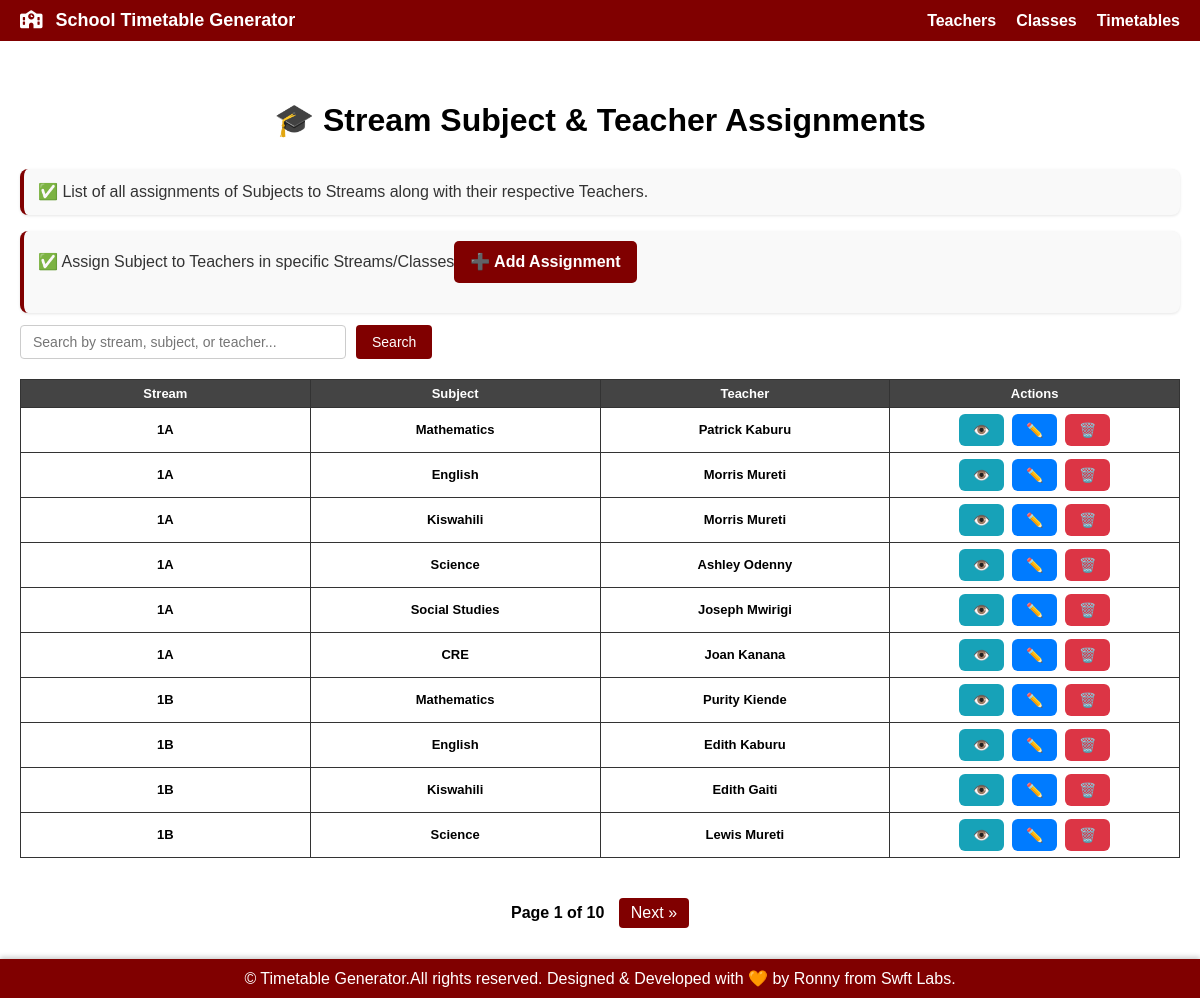
/assignments/, run on the app's committed database.
### timetables/models.py (models this page shows, shortened)
class StreamSubjectTeacher(models.Model):
    stream = models.ForeignKey(Stream, on_delete=models.CASCADE)
    subject = models.ForeignKey(Subject, on_delete=models.CASCADE)
    teacher = models.ForeignKey(Teacher, on_delete=models.CASCADE)

class Stream(models.Model):
    school_class = models.ForeignKey(SchoolClass, on_delete=models.CASCADE, related_name='streams')
    name = models.CharField(max_length=10)  # e.g., "A"
    def __str__(self):
        return f"{self.school_class.name}{self.name}"

class SchoolClass(models.Model):
    name = models.CharField(max_length=50)

class Subject(models.Model):
    name = models.CharField(max_length=100)
    def __str__(self):
        return self.name

class Teacher(models.Model):
    name = models.CharField(max_length=100)
    teacher_id = models.CharField(max_length=20, unique=True)
    def __str__(self):
        return self.name

### timetables/views.py (the view)
# urls.py: path('assignments/', views.list_assignments, name='assignments'),
def list_assignments(request):
    query = request.GET.get('q', '')
    assignments = StreamSubjectTeacher.objects.select_related('stream', 'subject', 'teacher')
    if query:
        assignments = assignments.filter(
            Q(stream__name__icontains=query) |
            Q(subject__name__icontains=query) |
            Q(teacher__name__icontains=query)
        )
    paginator = Paginator(assignments, 10)
    page_number = request.GET.get('page')
    page_obj = paginator.get_page(page_number)
    return render(request, 'list_assignments.html', {'assignments': page_obj, 'query': query, 'page_obj': page_obj})

### templates/list_assignments.html (shortened to what this page needs)
{% extends 'base.html' %}
{% block content %}
<h1>🎓 Stream Subject & Teacher Assignments</h1>
<p>✅ List of all assignments of Subjects to Streams along with their respective Teachers.</p>
<p>✅ Assign Subject to  Teachers  in specific Streams/Classes<a href="{% url 'add_assignment' %}" class="btn-global">➕ Add Assignment</a> </p>
<form method="get" class="search-form">
    <input type="text" name="q" placeholder="Search by stream, subject, or teacher..." value="{{ query|default:'' }}">
    <button type="submit">Search</button>
</form>
<table>
    <thead>
        <tr>
            <th>Stream</th>
            <th>Subject</th>
            <th>Teacher</th>
                <th>Actions</th>
        </tr>
    </thead>
    <tbody>
        {% for assignment in assignments %}
        <tr>
            <td>{{ assignment.stream }}</td>
            <td>{{ assignment.subject }}</td>
            <td>{{ assignment.teacher }}</td>
             <td>
  <a href="{% url 'view_assignment' assignment.id %}" class="action-btn view">👁️</a>
  <a href="{% url 'edit_assignment' assignment.id %}" class="action-btn edit">✏️</a>
  <a href="{% url 'delete_assignment' assignment.id %}" class="action-btn delete">🗑️</a>
</td>
        </tr>
        {% empty %}
        <tr>
            <td colspan="3">No assignments found.</td>
        </tr>
        {% endfor %}
    </tbody>
</table>
{% if page_obj.has_other_pages %}
<div class="pagination">
  <span>Page {{ page_obj.number }} of {{ page_obj.paginator.num_pages }}</span>
  {% if page_obj.has_next %}
    <a href="?page={{ page_obj.next_page_number }}{% if query %}&q={{ query }}{% endif %}">Next &raquo;</a>
  {% endif %}
</div>
{% endif %}
{% endblock %}

### static/css/style.css (style rules this page uses)
body { font-family: Arial, sans-serif; margin: 0; padding-top: 60px; overflow-x: hidden; }
.search-form { margin-bottom: 20px; display: flex; justify-content: flex-start; gap: 10px; }
.search-form input[type="text"] { padding: 8px 12px; font-size: 14px; border: 1px solid #ccc; border-radius: 4px; width: 300px; }
.search-form button { padding: 8px 16px; font-size: 14px; background: maroon; color: white; border: none; border-radius: 4px; cursor: pointer; transition: background 0.2s ease; }
.btn-global { display: inline-block; background: maroon; color: white; padding: 8px 16px; border-radius: 5px; text-decoration: none; font-weight: bold; transition: background 0.2s ease-in-out; margin-bottom: 20px; }
main p { font-size: 16px; line-height: 1.6; color: #333; margin-bottom: 12px; background: #f9f9f9; border-left: 4px solid maroon; padding: 10px 14px; border-radius: 8px; box-shadow: 0 1px 3px rgba(0,0,0,0.1); }
main p a { color: maroon; font-weight: 600; text-decoration: none; transition: 0.3s ease; }
h1 { text-align: center; margin-bottom: 30px; font-weight: bold; }
table { border-collapse: collapse; width: 100%; margin-bottom: 40px; background: white; table-layout: fixed; }
th, td { border: 1px solid #333; text-align: center; padding: 6px; font-size: 13px; font-weight: bold; word-wrap: break-word; }
th { background: #444; color: white; }
.action-btn { display: inline-block; padding: 4px 8px; margin: 0 2px; border-radius: 4px; text-decoration: none; font-size: 14px; transition: background 0.2s ease-in-out; }
.action-btn.view { background: #17a2b8; color: white; }
.action-btn.edit { background: #ffc107; color: black; }
.action-btn.delete { background: #dc3545; color: white; }
.pagination { text-align: center; margin-top: 20px; }
.pagination a { display: inline-block; margin: 0 5px; padding: 6px 12px; color: white; background: maroon; border-radius: 4px; text-decoration: none; }
.pagination span { margin: 0 5px; font-weight: bold; }
.action-btn { display: inline-block; padding: 8px 14px; border-radius: 6px; text-decoration: none; font-weight: bold; color: white; }
.action-btn.edit { background: #007bff; }
.action-btn.delete { background: #dc3545; }
.action-btn.view { background: #17a2b8; }

### data on the page
StreamSubjectTeacher: stream "1A", subject "Mathematics", teacher "Patrick Kaburu"
StreamSubjectTeacher: stream "1A", subject "English", teacher "Morris Mureti"
StreamSubjectTeacher: stream "1A", subject "Kiswahili", teacher "Morris Mureti"
StreamSubjectTeacher: stream "1A", subject "Science", teacher "Ashley Odenny"
StreamSubjectTeacher: stream "1A", subject "Social Studies", teacher "Joseph Mwirigi"
StreamSubjectTeacher: stream "1A", subject "CRE", teacher "Joan Kanana"
StreamSubjectTeacher: stream "1B", subject "Mathematics", teacher "Purity Kiende"
StreamSubjectTeacher: stream "1B", subject "English", teacher "Edith Kaburu"
StreamSubjectTeacher: stream "1B", subject "Kiswahili", teacher "Edith Gaiti"
StreamSubjectTeacher: stream "1B", subject "Science", teacher "Lewis Mureti"

### other printed values
{{ page_obj.number }} "1"
{{ page_obj.paginator.num_pages }} "10"
